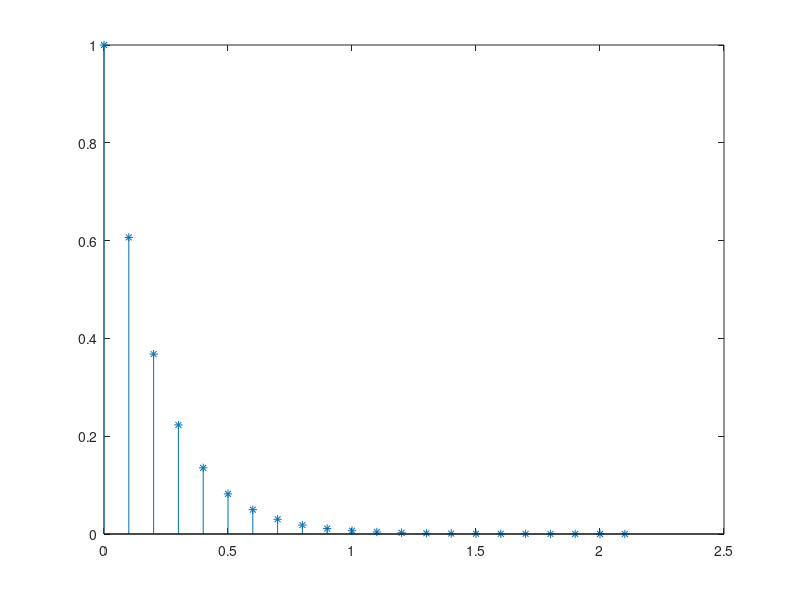

Reproduce this figure in MATLAB. (Note: this script raises an error after producing the figure.)
%% CASE I
close all
%setting initial condition
A = [-5.0];
B = [2.0]; 
C = [1.0];
D = [0];
t = 0.1;
IC = 1;
U = 0;
sys = ss(A,B,C,D);
[Yc, Tc] = initial(sys, IC, 0:t:2);

% State Discretition 
Ad = expm(-5*t);
Bd = ((-2/5)*expm(-5*t)) + (2/5);
yd = [];
yd(1) = 1;
Td = [];
Td(1) = 0;
% Exact Discrete
for i = 1:length(Tc)
    yd(i+1) = Ad*yd(i) +(Bd*U);
    Td(i+1) = i; % save corresponding discrete time integer index
end



%% Part 1

fprintf("After discretization Ad = expm(-5*t) Bd = ((-2/5)*expm(-5*t)) + (2/5)")
fprintf("State Equation: X[k+1] = Ad*X[k] + Bd*U[k]")
fprintf("Y[k] = X[k]")

%% Part 2
figure 
hold on
initial(sys, IC, 0:0.1:2)

yd = [];
yd(1) = 1;
Td = [];
Td(1) = 0;
% Exact Discrete
t = 0.1;
Ad = expm(-5*t);
Bd = ((-2/5)*expm(-5*t)) + (2/5);
for i = 1:length(Tc)
    yd(i+1) = Ad*yd(i) +(Bd*U);
    Td(i+1) = i; % save corresponding discrete time integer index
end
ed = stem(Td*t,yd, '*', 'DisplayName', 'Exact Discrete');
ed.Color = 'red';
t = 0.3;
Ad = expm(-5*t);
Bd = ((-2/5)*expm(-5*t)) + (2/5);
for i = 1:length(Tc)
    yd(i+1) = Ad*yd(i) +(Bd*U);
    Td(i+1) = i; % save corresponding discrete time integer index
end
ed = stem(Td*t,yd, '*', 'DisplayName', 'Exact Discrete');
ed.Color = 'green';
t = 0.5;
Ad = expm(-5*t);
Bd = ((-2/5)*expm(-5*t)) + (2/5);
for i = 1:length(Tc)
    yd(i+1) = Ad*yd(i) +(Bd*U);
    Td(i+1) = i; % save corresponding discrete time integer index
end
ed = stem(Td*t,yd, '*', 'DisplayName', 'Exact Discrete');
ed.Color = 'blue';
legend('CT','DT  T=0.1',  'DT  T=0.3', 'DT  T=0.5')

hold off
fprintf("\nThe continous time signal is stable because as t approaches infinity, the amplitude approaches 0")
fprintf("\nThe discrete time signal is stabel for any time T > 0 can be seen from the graph as well for T = 0.1, 0.3, 0.5, the amplitude also approaches 0")

%% Part 3a
figure
fprintf("\nClose form continuous signal is x(t) = e^(A*t) * x(0) \n y(t) = x(t)")
I = imread('d.jpg');
imshow(I)

%% Part 3b
figure
hold on
initial(sys, IC, 0:0.1:2)
ed = stem(Td*t,yd, '*', 'DisplayName', 'Exact Discrete');
ed.Color = 'red';
legend('CT','DT  T=0.1')

%% Part 3c
figure
hold on
initial(sys, IC, 0:0.1:2)

yd = [];
yd(1) = 1;
Td = [];
Td(1) = 0;
% Exact Discrete
t = 0.1;
Ad = expm(-5*t);
Bd = ((-2/5)*expm(-5*t)) + (2/5);
for i = 1:length(Tc)
    yd(i+1) = Ad*yd(i) +(Bd*U);
    Td(i+1) = i; % save corresponding discrete time integer index
end
ed = stem(Td*t,yd, '*', 'DisplayName', 'Exact Discrete');
ed.Color = 'red';
t = 0.3;
Ad = expm(-5*t);
Bd = ((-2/5)*expm(-5*t)) + (2/5);
for i = 1:length(Tc)
    yd(i+1) = Ad*yd(i) +(Bd*U);
    Td(i+1) = i; % save corresponding discrete time integer index
end
ed = stem(Td*t,yd, '*', 'DisplayName', 'Exact Discrete');
ed.Color = 'green';
t = 0.5;
Ad = expm(-5*t);
Bd = ((-2/5)*expm(-5*t)) + (2/5);
for i = 1:length(Tc)
    yd(i+1) = Ad*yd(i) +(Bd*U);
    Td(i+1) = i; % save corresponding discrete time integer index
end
ed = stem(Td*t,yd, '*', 'DisplayName', 'Exact Discrete');
ed.Color = 'blue';
legend('CT','DT  T=0.1',  'DT  T=0.3', 'DT  T=0.5')

hold off
fprintf("\nWhen T increases the discrete time signal matches better with continous time. When T decreases the DT signal loses alot of information but in general the discrete time signal is stable for all T")
%% Part 3d
figure
I = imread('case1err.jpg');
imshow(I)
%% Part 4a
figure
I = imread('case1part4ct.jpg');
imshow(I)
figure
I = imread('case1part4dt.jpg');
imshow(I)
%% Part 4b
figure
step(sys, 0:0.01:2);
hold on;
U = 1;
yd(1) = 0;
t = 0.1;
Ad = expm(-5*t);
Bd = ((-2/5)*expm(-5*t)) + (2/5);
for i = 1:length(Tc)
    yd(i+1) = Ad*yd(i) +(Bd*U);
    Td(i+1) = i; % save corresponding discrete time integer index
end
ed = stem(Td*t,yd, 'filled', 'DisplayName', 'Exact Discrete');
ed.Color = 'blue';
t = 0.3;
Ad = expm(-5*t);
Bd = ((-2/5)*expm(-5*t)) + (2/5);
for i = 1:length(Tc)
    yd(i+1) = Ad*yd(i) +(Bd*U);
    Td(i+1) = i; % save corresponding discrete time integer index
end
ed = stem(Td*t,yd, 'filled', 'DisplayName', 'Exact Discrete');
ed.Color = 'red';
t = 0.5;
Ad = expm(-5*t);
Bd = ((-2/5)*expm(-5*t)) + (2/5);
for i = 1:length(Tc)
    yd(i+1) = Ad*yd(i) +(Bd*U);
    Td(i+1) = i; % save corresponding discrete time integer index
end
ed = stem(Td*t,yd, 'filled', 'DisplayName', 'Exact Discrete');
ed.Color = 'green';


%% Case II

%% Part 1
figure
I = imread('case2part1.jpg');
imshow(I)
%% Part 2
figure
I = imread('case2part2.jpg');
imshow(I)
%% Part 3a
figure
I = imread('case2part3a.jpg');
imshow(I)
%% Part 3b
figure
I = imread('case2part3b.jpg');
imshow(I)
fprintf("within the range of stability, samller the period, the higher the lower the error between the estimates\n")
fprintf("this is because as you sample more frequently the estimates gets better matched to the original signal\n")
fprintf("Larger the K value, more time for the method to converge hence lowering the error")
fprintf("The result for this is different comapred to Case 1 part 3d because 3d was an exact solution, while this is an estimate, so 3d has no error component, while forward and backward methods do")
fprintf("\n see next part for graph")
%% Part 3c
close all
A = [-5.0];
B = [2.0]; 
C = [1.0];
D = [];
t = .1;
IC = 1;
U = 0;

% Forward Difference
Ad = expm(-5*t);
Bd = ((-2/5)*expm(-5*t)) + (2/5);

sys = ss(A,B,C,D);
[Yc, Tc] = initial(sys, IC, 0:0.01:2);
hold on;
initial(sys, IC, 0:0.01:2)
ybd = [];
yd = [];
yd(1) = 1;
Td = [];
Td(1) = 0;
% Exact Discrete
for i = 1:length(Tc)
    yd(i+1) = Ad*yd(i) +(Bd*U);
    Td(i+1) = i; % save corresponding discrete time integer index
end
hold on;
ed = stem(Td(1:11)*t,yd(1:11), '*', 'DisplayName', 'Exact Discrete');
ed.Color = 'red';

yfd = [];
yfd(1) = 1;
Td = [];
Td(1) = 0;
% Forward Difference
for i = 1:length(Tc)
    yfd(i+1) = (1+(t*A))*yfd(i) +(B*t*U);
    Td(i+1) = i;
end
hold on;
fd = stem(Td(1:11)*t,yfd(1:11), 'filled','DisplayName', 'Forward Difference');
fd.Color = 'green';
ybd = zeros(1, length(Td));
ybd(1) = 1;
% Backward Difference
for k = 2:length(Td)
    z = 0;
    for m = 1:k
        z = z + 1/(1-A*t)^(k-m+1) * (B*t*U);
    end
    ybd(k) = ybd(1)*(1/((1-A*t)^k)) + z;
end
bd = stem(Td(1:11)*t,ybd(1:11), 'filled','DisplayName', 'Backward Difference');
bd.Color = 'blue';
legend('CT','CT(kT)','Fwd','Back')

en_forward = [];
en_backward = [];
t = 0.1;
for k = 1:11
    en_forward(k) = abs(exp(-5*k*t) - (1-5*t)^k);
    en_backward(k) = abs(exp(-5*k*t) - (1/(1+5*t)^k));
end
k = 1:11;
figure
hold on
stem(k, en_forward)
stem(k, en_backward)
title("Error Norm for T = 0.1")
xlabel("k")
ylabel("error")
legend("Foward", "Backward")
t = 0.3;
for k = 1:11
    en_forward(k) = abs(exp(-5*k*t) - (1-5*t)^k);
    en_backward(k) = abs(exp(-5*k*t) - (1/(1+5*t)^k));
end
k = 1:11;
figure
hold on
stem(k, en_forward)
stem(k, en_backward)
title("Error Norm for T = 0.3")
xlabel("k")
ylabel("error")
legend("Foward", "Backward")
t = 0.05;
for k = 1:11
    en_forward(k) = abs(exp(-5*k*t) - (1-5*t)^k);
    en_backward(k) = abs(exp(-5*k*t) - (1/(1+5*t)^k));
end
k = 1:11;
figure
hold on
stem(k, en_forward)
stem(k, en_backward)
title("Error Norm for T = 0.05")
xlabel("k")
ylabel("error")
legend("Foward", "Backward")
%% Part 4a
figure
I = imread('case2part4af.jpg');
imshow(I)
figure
I = imread('case2part4ab.jpg');
imshow(I)

%% Part 4b1
close all
A = [-5.0];
B = [2.0]; 
C = [1.0];
D = [];
IC = 1;
U = 0;
figure
% Exact Difference
Ad = expm(-5*t);
Bd = ((-2/5)*expm(-5*t)) + (2/5);

sys = ss(A,B,C,D);
[Yc, Tc] = initial(sys, IC, 0:0.01:2);
hold on;
initial(sys, IC, 0:0.01:2)
ybd = [];
yd = [];
yd(1) = 1;
Td = [];
Td(1) = 0;
% Exact Discrete
t = .1;
for i = 1:length(Tc)
    yd(i+1) = Ad*yd(i) +(Bd*U);
    Td(i+1) = i; % save corresponding discrete time integer index
end
hold on;
ed = stem(Td(1:11)*t,yd(1:11), '*', 'DisplayName', 'Exact Discrete');
ed.Color = 'red';

yfd = [];
yfd(1) = 1;
Td = [];
Td(1) = 0;
% Forward Difference
for i = 1:length(Tc)
    yfd(i+1) = (1+(t*A))*yfd(i) +(B*t*U);
    Td(i+1) = i;
end
hold on;
fd = stem(Td(1:11)*t,yfd(1:11), 'filled','DisplayName', 'Forward Difference');
fd.Color = 'green';
ybd = zeros(1, length(Td));
ybd(1) = 1;
% Backward Difference
for k = 2:length(Td)
    z = 0;
    for m = 1:k
        z = z + 1/(1-A*t)^(k-m+1) * (B*t*U);
    end
    ybd(k) = ybd(1)*(1/((1-A*t)^k)) + z;
end
bd = stem(Td(1:11)*t,ybd(1:11), 'filled','DisplayName', 'Backward Difference');
bd.Color = 'blue';
legend('CT','CT(kT)','Fwd','Back')
title('Discrete methods for T = 0.1')
figure
initial(sys, IC, 0:0.01:2)
t = .3;
for i = 1:length(Tc)
    yd(i+1) = Ad*yd(i) +(Bd*U);
    Td(i+1) = i; % save corresponding discrete time integer index
end
hold on;
ed = stem(Td(1:11)*t,yd(1:11), '*', 'DisplayName', 'Exact Discrete');
ed.Color = 'red';

yfd = [];
yfd(1) = 1;
Td = [];
Td(1) = 0;
% Forward Difference
for i = 1:length(Tc)
    yfd(i+1) = (1+(t*A))*yfd(i) +(B*t*U);
    Td(i+1) = i;
end
hold on;
fd = stem(Td(1:11)*t,yfd(1:11), 'filled','DisplayName', 'Forward Difference');
fd.Color = 'green';
ybd = zeros(1, length(Td));
ybd(1) = 1;
% Backward Difference
for k = 2:length(Td)
    z = 0;
    for m = 1:k
        z = z + 1/(1-A*t)^(k-m+1) * (B*t*U);
    end
    ybd(k) = ybd(1)*(1/((1-A*t)^k)) + z;
end
bd = stem(Td(1:11)*t,ybd(1:11), 'filled','DisplayName', 'Backward Difference');
bd.Color = 'blue';
legend('CT','CT(kT)','Fwd','Back')
title('Discrete methods for T = 0.3')
figure
t = .05;
initial(sys, IC, 0:0.01:2)
for i = 1:length(Tc)
    yd(i+1) = Ad*yd(i) +(Bd*U);
    Td(i+1) = i; % save corresponding discrete time integer index
end
hold on;
ed = stem(Td(1:11)*t,yd(1:11), '*', 'DisplayName', 'Exact Discrete');
ed.Color = 'red';

yfd = [];
yfd(1) = 1;
Td = [];
Td(1) = 0;
% Forward Difference
for i = 1:length(Tc)
    yfd(i+1) = (1+(t*A))*yfd(i) +(B*t*U);
    Td(i+1) = i;
end
hold on;
fd = stem(Td(1:11)*t,yfd(1:11), 'filled','DisplayName', 'Forward Difference');
fd.Color = 'green';
ybd = zeros(1, length(Td));
ybd(1) = 1;
% Backward Difference
for k = 2:length(Td)
    z = 0;
    for m = 1:k
        z = z + 1/(1-A*t)^(k-m+1) * (B*t*U);
    end
    ybd(k) = ybd(1)*(1/((1-A*t)^k)) + z;
end
bd = stem(Td(1:11)*t,ybd(1:11), 'filled','DisplayName', 'Backward Difference');
bd.Color = 'blue';
legend('CT','CT(kT)','Fwd','Back')
title('Discrete methods for T = 0.05')
%% Part 4b2
close all
A = [-5.0];
B = [2.0]; 
C = [1.0];
D = [];
IC = 1;
U = 0;
figure
% Exact Difference
Ad = expm(-5*t);
Bd = ((-2/5)*expm(-5*t)) + (2/5);

sys = ss(A,B,C,D);
[Yc, Tc] = initial(sys, IC, 0:0.01:2);
hold on;
initial(sys, IC, 0:0.01:2)
ybd = [];
yd = [];
yd(1) = 1;
Td = [];
Td(1) = 0;
% Exact Discrete
t = .1;
for i = 1:length(Tc)
    yd(i+1) = Ad*yd(i) +(Bd*U);
    Td(i+1) = i; % save corresponding discrete time integer index
end
hold on;
ed = stem(Td(1:11)*t,yd(1:11), '*', 'DisplayName', 'Exact Discrete');
ed.Color = 'red';

yfd = [];
yfd(1) = 1;
Td = [];
Td(1) = 0;
% Forward Difference
for i = 1:length(Tc)
    yfd(i+1) = (1+(t*A))*yfd(i) +(B*t*U);
    Td(i+1) = i;
end
hold on;
fd = stem(Td(1:11)*t,yfd(1:11), 'filled','DisplayName', 'Forward Difference');
fd.Color = 'green';
ybd = zeros(1, length(Td));
ybd(1) = 1;
% Backward Difference
t = 0.3;
for k = 2:length(Td)
    z = 0;
    for m = 1:k
        z = z + 1/(1-A*t)^(k-m+1) * (B*t*U);
    end
    ybd(k) = ybd(1)*(1/((1-A*t)^k)) + z;
end
bd = stem(Td(1:11)*t,ybd(1:11), 'filled','DisplayName', 'Backward Difference');
bd.Color = 'blue';
legend('CT','CT(kT)','Fwd T=0.1','Back T=0.3')
title('Discrete methods for T = 0.1')
%% Part 4b3

% the results shows that backwards difference will work for all T > -1/3
% and forward difference will only work for T = 0<T<1/3 
% inorder to have the same negative poles for the transfer function, the T
% for forward has to be less than 0.2 and the T for backward have to be
% greater than 0.2 so in the graph, T for forward was 0.1 and backward was
% 0.3 and this will have the same poles for the transfer function. 

% also for forward difference the it grows very instable as T increases,
% and the threshhold is 0.3333 before it becomes unstable and this can be
% seen in the graph. 